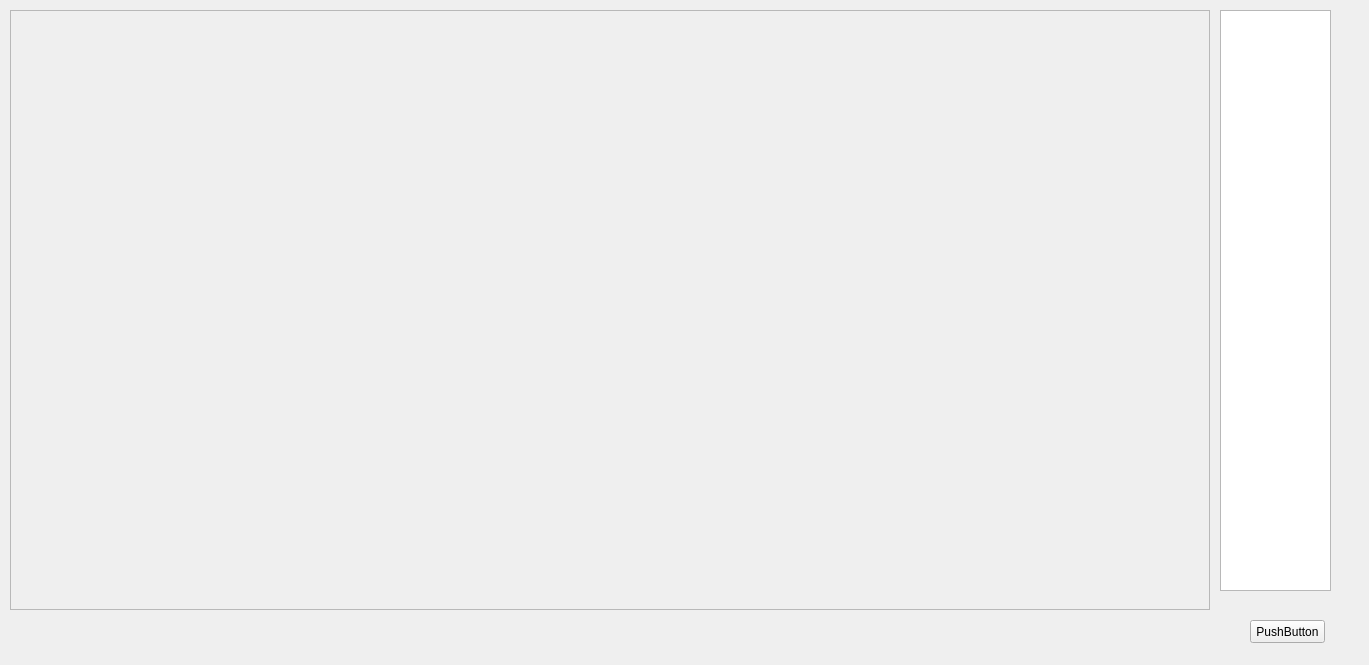
<?xml version="1.0" encoding="UTF-8"?>
<ui version="4.0">
 <class>MainWindow</class>
 <widget class="QMainWindow" name="MainWindow">
  <property name="geometry">
   <rect>
    <x>0</x>
    <y>0</y>
    <width>1369</width>
    <height>665</height>
   </rect>
  </property>
  <property name="windowTitle">
   <string>MainWindow</string>
  </property>
  <widget class="QWidget" name="centralWidget">
   <widget class="QFrame" name="drawFrame">
    <property name="geometry">
     <rect>
      <x>10</x>
      <y>10</y>
      <width>1200</width>
      <height>600</height>
     </rect>
    </property>
    <property name="cursor">
     <cursorShape>CrossCursor</cursorShape>
    </property>
    <property name="frameShape">
     <enum>QFrame::StyledPanel</enum>
    </property>
    <property name="frameShadow">
     <enum>QFrame::Raised</enum>
    </property>
   </widget>
   <widget class="QPushButton" name="pushButton">
    <property name="geometry">
     <rect>
      <x>1250</x>
      <y>620</y>
      <width>75</width>
      <height>23</height>
     </rect>
    </property>
    <property name="text">
     <string>PushButton</string>
    </property>
   </widget>
   <widget class="QTextEdit" name="textEdit">
    <property name="geometry">
     <rect>
      <x>1220</x>
      <y>10</y>
      <width>111</width>
      <height>581</height>
     </rect>
    </property>
   </widget>
  </widget>
 </widget>
 <layoutdefault spacing="6" margin="11"/>
 <resources/>
 <connections/>
</ui>
